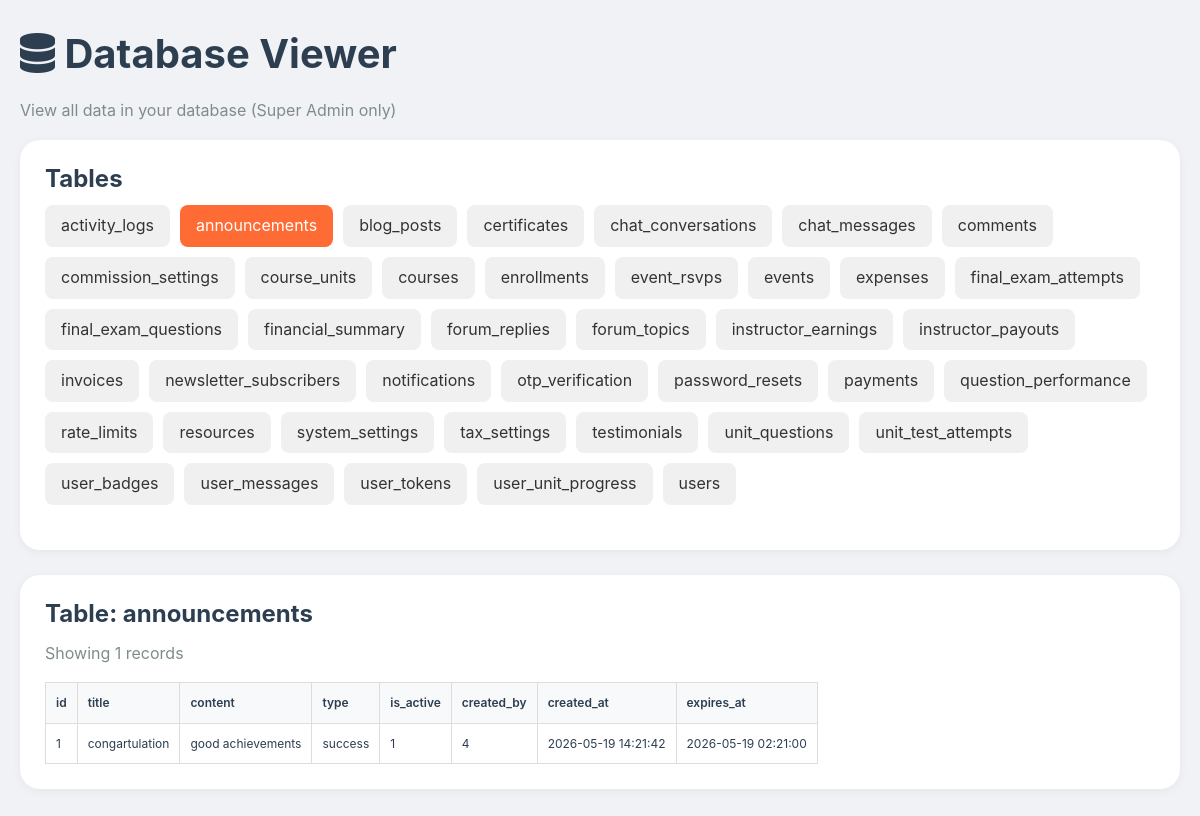
The app's page /database-viewer.php?table=announcements (signed in) with its own data.
### tables this page shows
CREATE TABLE `announcements` (
  `id` int(11) NOT NULL,
  `title` varchar(255) NOT NULL,
  `content` text NOT NULL,
  `type` enum('info','warning','success','danger') DEFAULT 'info',
  `is_active` tinyint(1) DEFAULT 1,
  `created_by` int(11) DEFAULT NULL,
  `created_at` timestamp NOT NULL DEFAULT current_timestamp(),
  `expires_at` timestamp NULL DEFAULT NULL
);

### database-viewer.php (the view, shortened to what this page needs)
<?php
$db = Database::getConnection();
$stmt = $db->prepare("SHOW TABLES");
$stmt->execute();
$tables = $stmt->fetchAll(PDO::FETCH_COLUMN);
$selected_table = isset($_GET['table']) ? $_GET['table'] : null;
$table_data = [];
$table_columns = [];
if ($selected_table && in_array($selected_table, $tables)) {
    $stmt = $db->prepare("SELECT * FROM $selected_table ORDER BY id DESC LIMIT 100");
    $stmt->execute();
    $table_data = $stmt->fetchAll();
    $stmt = $db->prepare("DESCRIBE $selected_table");
    $stmt->execute();
    $table_columns = $stmt->fetchAll(PDO::FETCH_COLUMN);
}
?>
<!DOCTYPE html>
<html lang="en">
<head>
    <link rel="stylesheet" href="<?php echo SITE_URL; ?>assets/css/style.css">
    <link rel="stylesheet" href="https://cdnjs.cloudflare.com/ajax/libs/font-awesome/6.0.0/css/all.min.css">
</head>
<body>
    <div class="container">
        <h1><i class="fas fa-database"></i> Database Viewer</h1>
        <p>View all data in your database (Super Admin only)</p>
        <div class="card">
            <h3>Tables</h3>
            <div class="table-list">
                <?php foreach ($tables as $table): ?>
                    <a href="?table=<?php echo urlencode($table); ?>" class="table-btn <?php echo $selected_table == $table ? 'active' : ''; ?>">
                        <?php echo $table; ?>
                    </a>
                <?php endforeach; ?>
            </div>
        </div>
        <?php if ($selected_table && !empty($table_data)): ?>
            <div class="card">
                <h3>Table: <?php echo $selected_table; ?></h3>
                <p>Showing <?php echo count($table_data); ?> records</p>
                <div style="overflow-x: auto;">
                    <table class="data-table">
                        <thead>
                            <tr>
                                <?php foreach ($table_columns as $col): ?>
                                    <th><?php echo $col; ?></th>
                                <?php endforeach; ?>
                            </tr>
                        </thead>
                        <tbody>
                            <?php foreach ($table_data as $row): ?>
                                <tr>
                                    <?php foreach ($table_columns as $col): ?>
                                        <td><?php echo htmlspecialchars(substr($row[$col] ?? '', 0, 100)); ?></td>
                                    <?php endforeach; ?>
                                </tr>
                            <?php endforeach; ?>
                        </tbody>
                    </table>
                </div>
            </div>
        <?php elseif ($selected_table): ?>
            <div class="card">
                <p>No data found in this table.</p>
            </div>
        <?php endif; ?>
    </div>
</body>
</html>

### style.css (style rules this page uses)
:root { --orange: #FF6B35; --orange-dark: #e55a2b; --blue: #1A5F7A; --blue-dark: #134b62; --dark: #2C3E50; --dark-light: #34495e; --light: #ECF0F1; --white: #FFFFFF; --gray: #7F8C8D; --gray-light: #bdc3c7; --green: #27AE60; --green-dark: #219a52; --red: #E74C3C; --red-dark: #c0392b; --yellow: #F39C12; --purple: #9B59B6; --shadow-sm: 0 2px 8px rgba(0,0,0,0.05); --shadow-md: 0 5px 20px rgba(0,0,0,0.08); --shadow-lg: 0 10px 40px rgba(0,0,0,0.12); --shadow-xl: 0 20px 60px rgba(0,0,0,0.15); --transition-fast: all 0.2s ease; --transition: all 0.3s ease; --transition-slow: all 0.5s ease; --border-radius-sm: 8px; --border-radius-md: 12px; --border-radius-lg: 16px; --border-radius-xl: 24px; }
* { margin: 0; padding: 0; box-sizing: border-box; }
*::before, *::after { box-sizing: border-box; }
html { scroll-behavior: smooth; -webkit-font-smoothing: antialiased; -moz-osx-font-smoothing: grayscale; }
body { font-family: 'Inter', -apple-system, BlinkMacSystemFont, 'Segoe UI', Roboto, 'Helvetica Neue', sans-serif; line-height: 1.6; color: var(--dark); background-color: #f5f6fa; overflow-x: hidden; }
h1, h2, h3, h4, h5, h6 { font-weight: 700; line-height: 1.2; margin-bottom: 0.5em; color: var(--dark); }
h1 { font-size: 2.5rem; }
h3 { font-size: 1.5rem; }
p { margin-bottom: 1rem; color: var(--gray); }
a { color: var(--orange); text-decoration: none; transition: var(--transition); }
.container { max-width: 1280px; margin: 0 auto; padding: 0 24px; }
.card { background: white; border-radius: var(--border-radius-lg); overflow: hidden; box-shadow: var(--shadow-sm); transition: var(--transition); }

### database-viewer.php (style rules this page uses)
body { font-family: 'Inter', sans-serif; background: #f0f2f5; }
.container { max-width: 1400px; margin: 30px auto; padding: 0 20px; }
.card { background: white; border-radius: 20px; padding: 25px; margin-bottom: 25px; box-shadow: 0 2px 10px rgba(0,0,0,0.05); }
.table-list { display: flex; flex-wrap: wrap; gap: 10px; margin-bottom: 20px; }
.table-btn { padding: 8px 16px; background: #f0f0f0; border-radius: 8px; text-decoration: none; color: #333; }
.table-btn.active { background: #FF6B35; color: white; }
.data-table { width: 100%; border-collapse: collapse; overflow-x: auto; display: block; }
.data-table th, .data-table td { padding: 10px; border: 1px solid #ddd; text-align: left; font-size: 12px; }
.data-table th { background: #f8f9fa; font-weight: 600; }

### records on screen
announcements: id "1", title "congartulation", content "good achievements", type "success", is_active "1", created_by "4", created_at "2026-05-19 14:21:42", expires_at "2026-05-19 02:21:00"

### other values on screen
$table "activity_logs"
$table "announcements"
$table "blog_posts"
$table "certificates"
$table "chat_conversations"
$table "chat_messages"
$table "comments"
$table "commission_settings"
$table "course_units"
$table "courses"
$table "enrollments"
$table "event_rsvps"
$table "events"
$table "expenses"
$table "final_exam_attempts"
